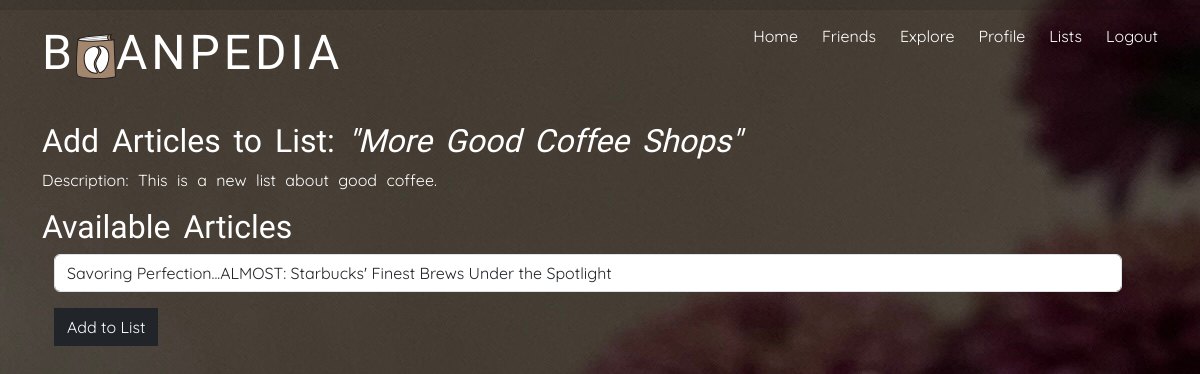
The app's page /project/list.php?list_id=10 with its own data.
### tables this page shows
CREATE TABLE `lists` (
  `id` int NOT NULL,
  `name` varchar(255) NOT NULL,
  `description` text,
  `user_id` int NOT NULL,
  `created_at` timestamp NOT NULL DEFAULT CURRENT_TIMESTAMP
);

### project/list.php (the view, shortened to what this page needs)
<?php include "head.php";?>
        <link rel="stylesheet" type="text/css" href="css/style.css"/>
        <link rel="stylesheet" type="text/css" href="css/index.css"/>
    </head>
    <body>
        <div class="container">
            <div id="progress-bar-container">
            </div>
            <?php include "header.php";?>
            <?php
                include "config.php";
                    $listID = $_GET['list_id'];
                    $query = "SELECT * FROM lists WHERE id = ?";
                    $stmt = $conn->prepare($query);
                    $stmt->bind_param("i", $listID);
                    $stmt->execute();
                    $result = $stmt->get_result();
                    $list = $result->fetch_assoc();
                    $quer = "SELECT * FROM articles";
                    $res = $conn->query($quer);
                    $articles = $res->fetch_all(MYSQLI_ASSOC);
            ?>
            <br/>
            <h3>Add Articles to List: <i>"<?php echo $list['name']; ?>"</i></h3>
            <p id="p">Description: <?php echo $list['description']; ?></p>
            <h3>Available Articles</h3>
            <div class="container row">
                <form action="list.php?list_id=<?php echo $listID; ?>" method="POST">
                    <div class="form-group">
                        <select class="form-control" name="article_id">
                            <?php foreach ($articles as $article): ?>
                                <option value="<?php echo $article['id']; ?>"><?php echo $article['name']; ?></option>
                            <?php endforeach; ?>
                        </select>
                        <button type="submit" class="btn btn-dark mt-3 mb-3" name="add_to_list">Add to List</button>
                    </div>
                </form>
                <br/><br/>
            </div>
    </div>
    </body>
</html>

### project/css/style.css (style rules this page uses)
#progress-bar-container { position: fixed; top: 0; left: 0; width: 100%; height: 10px; background-color: #0000001e; z-index: 9999; }
h2, h3 { font-family: 'Gilda Display', sans-serif; font-size: 2em; color: white; }
body { font-family: 'Quicksand', sans-serif; font-size: 1em; word-spacing: 5px; background-image: url('../images/bg.JPG'); }
#p { color: white; }

### project/css/index.css (style rules this page uses)
form { color: white; }
.btn { border-radius: 0.5%; -webkit-border-radius: 0.5%; -moz-border-radius: 0.5%; -ms-border-radius: 0.5%; -o-border-radius: 0.5%; }

### records on screen
lists: name "More Good Coffee Shops", description "This is a new list about good coffee."

### other values on screen
form field article_id "Savoring Perfection...ALMOST: Starbucks' Finest Brews Under the Spotlight"
